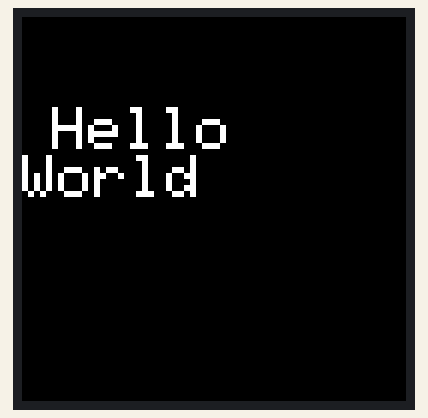
Bench run of a sketch on a simulated ESP32. Parts: 128×128 colour display. What the sketch prints to the serial monitor is not drawn.

Above: at 0.2 s.
At 2.2 s:
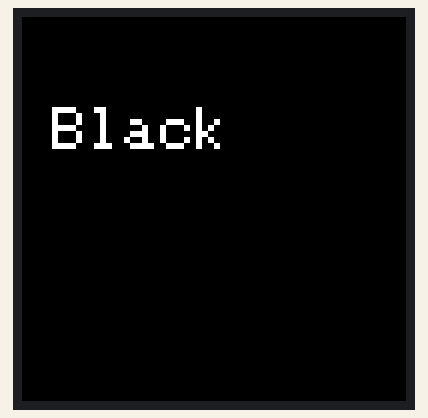
At 4.3 s:
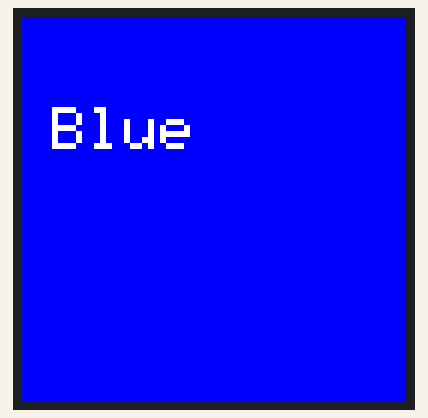
At 8.3 s:
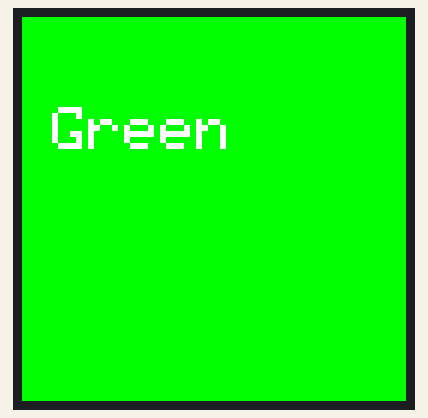
At 12.3 s:
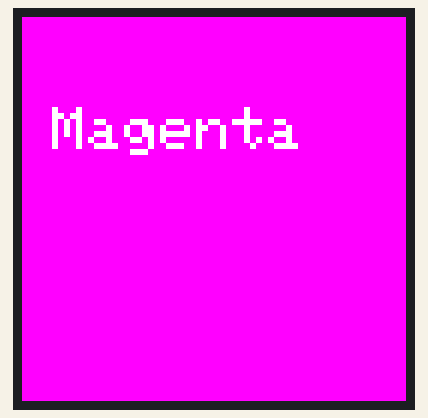
At 16.4 s:
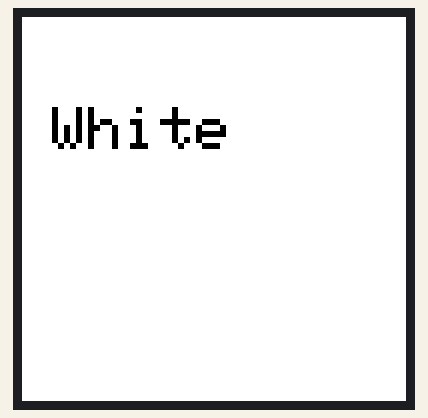

Measured:
- what the display in image 1 shows lasts 2.0 s, from 2.2 s to 4.2 s

The sketch:

Display_Module.ino
```cpp
/*
  ESP32 TFT Display - Hello World Example

  This simple program demonstrates how to display "Hello World" on an ILI9163C TFT display connected to an ESP32.
  The program cycles through all available colors on the screen and prints the respective color name.

  Author: Anthony Le <anthle@pdx.edu>
  Date: Dec 1st, 2024
  Version: 1.3

  Necessary Libraries:
  1. Adafruit GFX Library: https://github.com/adafruit/Adafruit-GFX-Library
  2. TFT ILI9163C Library: https://github.com/sumotoy/TFT_ILI9163C

  Hardware Requirements:
  1. ESP32 Wroom/Feather Dev Module
  2. TFT ILI9163C Display
*/

#include <SPI.h>                 // SPI library for communication with the TFT
#include <Adafruit_GFX.h>        // Adafruit GFX library for graphics functions
#include <TFT_ILI9163C.h>        // TFT ILI9163C library for the specific display

// Pin Definitions for TFT Display
#define __CS  15  // Chip Select pin
#define __DC  2   // Data/Command pin
#define A0    4   // Reset pin
#define SCK   18  // Clock pin

// Color Definitions (16-bit RGB format)
#define BLACK   0x0000
#define BLUE    0x001F
#define RED     0xF800
#define GREEN   0x07E0
#define CYAN    0x07FF
#define MAGENTA 0xF81F
#define YELLOW  0xFFE0
#define WHITE   0xFFFF

#define TIME 2  // Delay time in seconds

// Create a TFT display object using the defined pin connections
TFT_ILI9163C tft(__CS, __DC, A0);

void setup() {
  // Initialize Serial communication for debugging (115200 baud rate)
  Serial.begin(115200);
  Serial.println("Booting up Display Program...\n");

  // Initialize the TFT display
  tft.begin();
  tft.setRotation(2);          // Adjust the screen orientation
  tft.fillScreen(BLACK);       // Set the initial background color to black
  tft.setTextColor(WHITE);     // Set the text color to white
  tft.setTextSize(2);          // Set the text size to medium

  // Display "Hello World" message
  tft.setCursor(10, 30);       // Set cursor position (x=10, y=30)
  tft.println("Hello\nWorld"); // Print "Hello World" on the TFT screen
  delay(TIME * 1000);

  // Cycle through and display all available colors
  displayColor("Black", BLACK, WHITE);
  displayColor("Blue", BLUE, WHITE);
  displayColor("Red", RED, WHITE);
  displayColor("Green", GREEN, WHITE);
  displayColor("Cyan", CYAN, WHITE);
  displayColor("Magenta", MAGENTA, WHITE);
  displayColor("Yellow", YELLOW, WHITE);
  displayColor("White", WHITE, BLACK);
}

void loop() {
  // No operations in the loop for this example.
  // All actions are performed once during setup.
}

/**
 * @brief Displays a specified color on the TFT screen.
 *
 * @param colorName Name of the color to display (e.g., "Red").
 * @param bgColor Background color to fill the screen.
 * @param textColor Text color to use for the label.
 */
void displayColor(const char* colorName, uint16_t bgColor, uint16_t textColor) {
  Serial.printf("%s.\n", colorName); // Print color name to Serial Monitor
  tft.fillScreen(bgColor);           // Fill the screen with the specified background color
  tft.setTextColor(textColor);       // Set the text color
  tft.setCursor(10, 30);             // Position the cursor for text display
  tft.println(colorName);            // Print the color name on the screen
  delay(TIME * 1000);                // Pause for the specified duration
}
```
